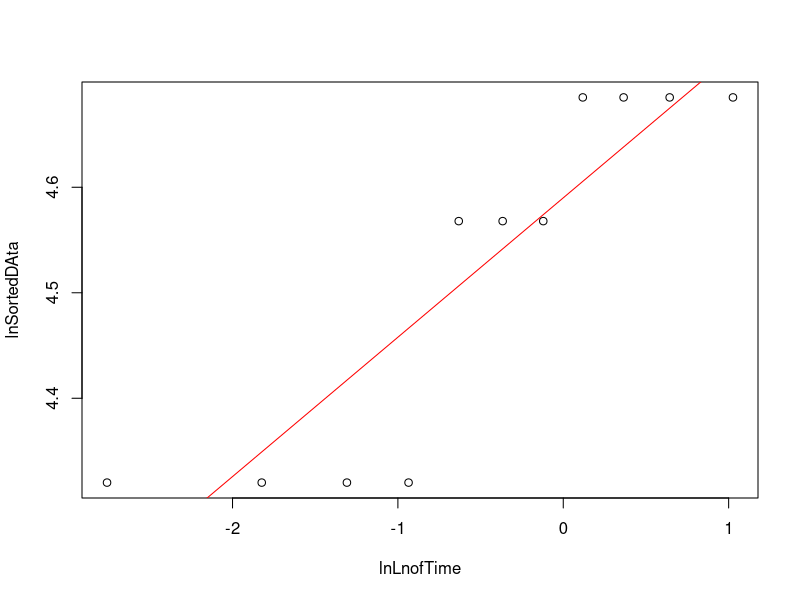
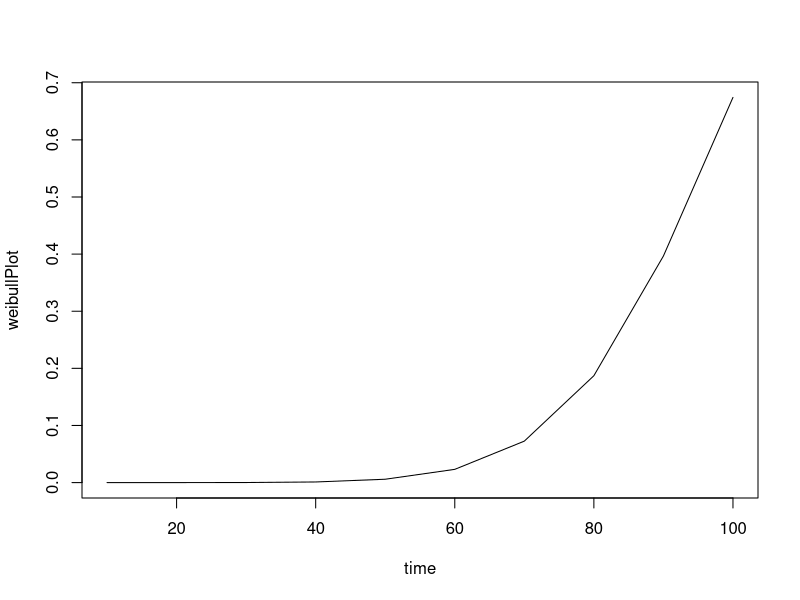

R code for these plots, in order:
data <- c(108.326,108.326,108.326,108.326,75.196,75.196,75.196,75.196,96.341,96.341,96.341)
sortedDAta <- sort(data)
ranks <- seq(1,length(data),by=1)
fRanks <- (ranks-.3)/(length(data)+.4)
#ln of sorted data
lnSortedDAta<-log(sortedDAta)
lnLnofTime <- log(-log(1-fRanks))
#you are doing lny(ranks)~lnx(data)
#but when you do lnx~lny u get the output as in excel
lmData<-lm(lnSortedDAta~lnLnofTime)
summary(lmData)

plot(lnSortedDAta~lnLnofTime)
lines(lmData$fitted.values~lnLnofTime,col="red")
beta = 1/lmData$coefficients[2]
#beta value
beta
etta = exp(lmData$coefficients[1])
#eta value
etta
#for plotting weibul graph
time <- seq(10,100,by=10)
weibullPlot <- 1-exp(-(time/etta)^beta)
weibullPlot

plot(time,weibullPlot,type = "l")